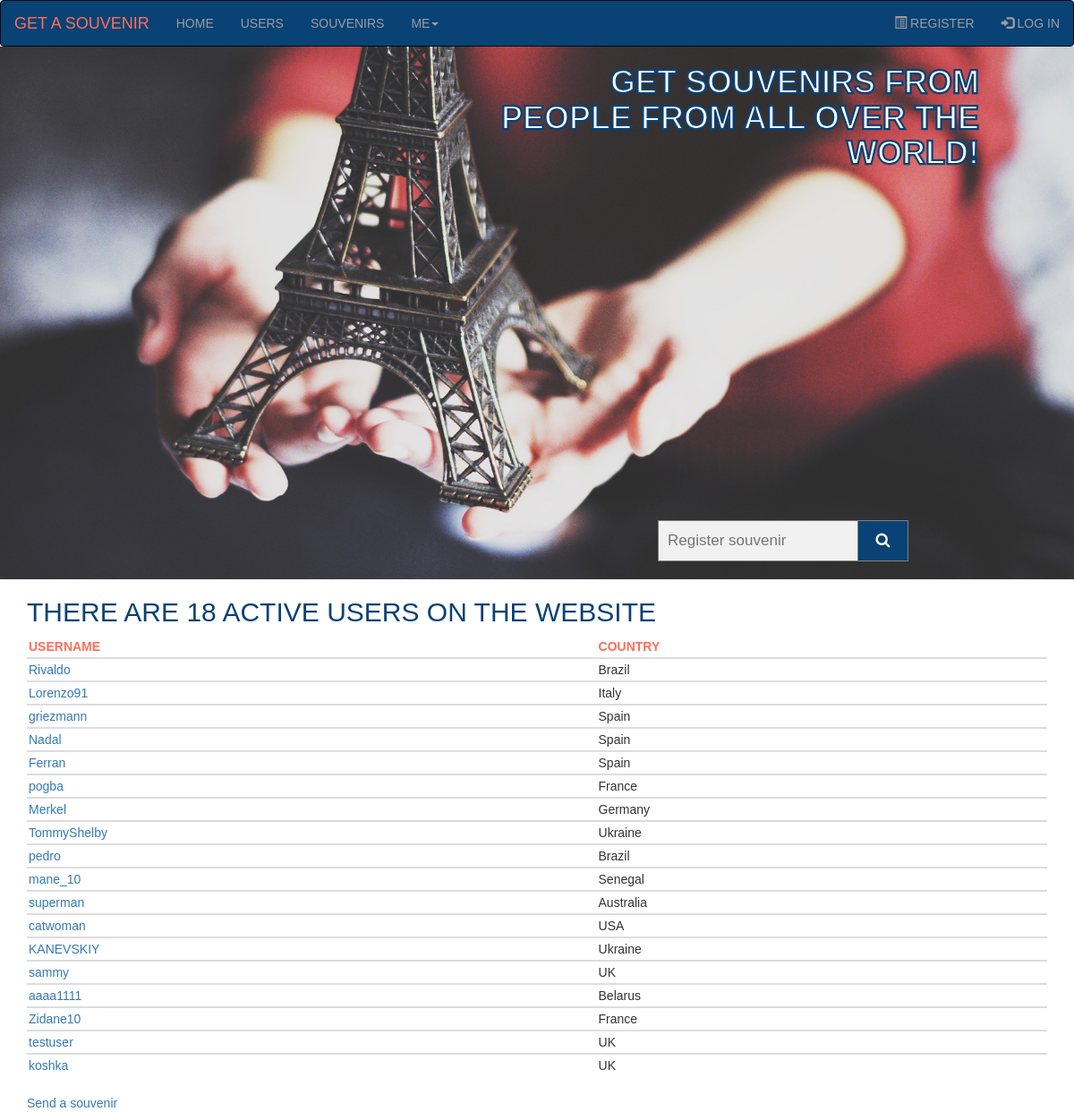
/user_infos/, run on the app's committed database.
### souvenirs_app/models.py (models this page shows, shortened)
class UserInfo(models.Model):
    username = models.OneToOneField(User, on_delete=models.PROTECT, primary_key=True)
    slug = models.SlugField(max_length=30, verbose_name='URL')
    avatar = models.ImageField(upload_to='avatars/', default='no-avatar.jpg', null=True, blank=True)
    sex = models.CharField(max_length=6, choices=(('MALE', 'male'), ('FEMALE', 'female')))
    date_of_birthday = models.DateField(null=True, blank=True)
    country = models.ForeignKey(Country, on_delete=models.PROTECT, related_name='userinfo', unique=False)
    city = models.CharField(max_length=30)
    address = models.TextField(max_length=200)
    about = models.TextField(max_length=500, null=True, blank=True)
    def get_absolute_url(self):
        return reverse('souvenirs_app:user_info', kwargs={'user_info_slug': self.slug})
    class Meta:
        verbose_name = 'User_information'
        verbose_name_plural = 'User_informations'

class Country(models.Model):
    title = models.CharField(max_length=30, unique=True)
    code = models.CharField(max_length=3, unique=True)
    slug = models.SlugField(max_length=3, verbose_name='URL')
    def __str__(self):
        return self.title
    class Meta:
        verbose_name_plural = 'Countries'

### souvenirs_app/views.py (the view)
# urls.py: path('user_infos/', views.UserInfoListView.as_view(), name='user_infos'),
class UserInfoListView(ListView):
    model = UserInfo
    template_name = 'souvenirs_app/user_infos.html'
    context_object_name = 'user_infos'

### souvenirs_app/templates/souvenirs_app/user_infos.html (shortened to what this page needs)
{% extends 'souvenirs_app/base.html' %}
{% block content %}
<!DOCTYPE html>
<html lang="en">
<head>
  <link rel="stylesheet" type="text/css" href="/static/tables.css">
</head>
<body>
    <h2>THERE ARE {{ user_infos.count }} ACTIVE USERS ON THE WEBSITE</h2>
    <table class="table table-hover">
      <thead>
        <tr>
          <th>USERNAME</th>
          <th>COUNTRY</th>
        </tr>
      </thead>
      {% for user_info in user_infos %}
      <tbody>
        <tr>
          <td><a href="{{ user_info.get_absolute_url }}">{{ user_info.username }}</a></td>
          <td>{{ user_info.country }}</td>
        </tr>
      </tbody>
      {% empty %}
      <p>No user have been register yet</p>
        {% endfor %}
    </table>
  </body>
  <a href="{% url 'souvenirs_app:create_souvenir' %}">Send a souvenir</a>
  {% endblock content %}

### static/base.css (style rules this page uses)
* { margin: 0; box-sizing: border-box; font-style: normal; font-family: 'Trebuchet MS', 'Lucida Sans Unicode', 'Lucida Grande', 'Lucida Sans', Arial, sans-serif; }

### static/tables.css (style rules this page uses)
* { font-style: normal; font-family: 'Trebuchet MS', 'Lucida Sans Unicode', 'Lucida Grande', 'Lucida Sans', Arial, sans-serif; }
h2 { color: #094275; }
.table>thead>tr>th { color: #FF6E59; }
.table>tbody>tr>td, .table>tbody>tr>th, .table>tfoot>tr>td, .table>tfoot>tr>th, .table>thead>tr>td, .table>thead>tr>th { padding: 2px; }
body { margin: 0 0; }

### data on the page
UserInfo: username "Rivaldo", country "Brazil"
UserInfo: username "Lorenzo91", country "Italy"
UserInfo: username "griezmann", country "Spain"
UserInfo: username "Nadal", country "Spain"
UserInfo: username "Ferran", country "Spain"
UserInfo: username "pogba", country "France"
UserInfo: username "Merkel", country "Germany"
UserInfo: username "TommyShelby", country "Ukraine"
UserInfo: username "pedro", country "Brazil"
UserInfo: username "mane_10", country "Senegal"
UserInfo: username "superman", country "Australia"
UserInfo: username "catwoman", country "USA"
UserInfo: username "KANEVSKIY", country "Ukraine"
UserInfo: username "sammy", country "UK"
UserInfo: username "aaaa1111", country "Belarus"
UserInfo: username "Zidane10", country "France"
UserInfo: username "testuser", country "UK"
UserInfo: username "koshka", country "UK"

### other printed values
{{ user_infos.count }} "18"
